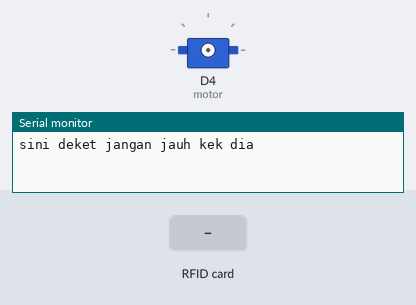
Simulated run of this sketch. Board: ESP8266 (NodeMCU). Shown: servo, the last lines printed to the serial monitor. The inputs (shaded band) are chosen by the test bench. WiFi joins after 1.5 s; servers stay silent unless stated.

Above: at 3.0 s.
3.1 s: RFID card AA A0 55 AD held to the reader
5.6 s: RFID card 5E 7A 19 C4 held to the reader
At 7.3 s:
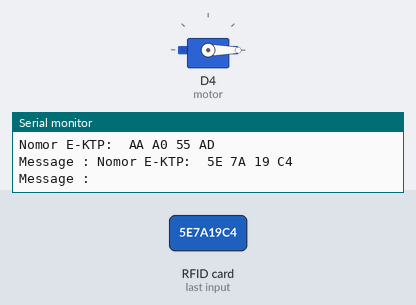
Timing chart, 0 to 8.8 s (numbered marks = the images above; inputs shaded):
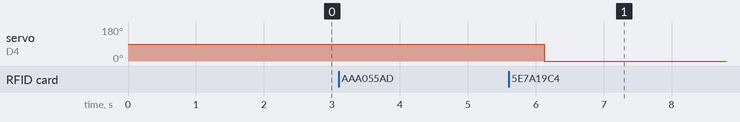

The sketch:

Buka_Tutup_Pintu.ino
```cpp
#define BLYNK_PRINT Serial

#include <SPI.h>
#include <ESP8266WiFi.h>
#include <BlynkSimpleEsp8266.h>
#include <MFRC522.h> // import file MFRC522 yang sudah kita install
#include <Servo.h>

char auth[] = "iUKOISC6l-AUjrnM7pdCoMKzexNKdwms";
char ssid[] = "Twig";
char pass[] = "Butterking16";

#define SDA_PIN D2 // mendefinisikan SDA pin ke D2
#define RST_PIN D1 // mendefinisikan RST pin ke D1
#define motor D4

Servo servo;

MFRC522 mfrc522(SDA_PIN, RST_PIN); //setting  mfrc dengan SDA dan RST
WidgetLCD lcd(V1);//setting LCD ke virtual 1 di aplikasi blynk


void setup() {
  Serial.begin(9600);
  SPI.begin(); // Initiate SPI bus
  Blynk.begin(auth, ssid, pass);
  mfrc522.PCD_Init(); // Inisiasi MFRC522 card pinMode(motor, OUTPUT);
  Serial.println("sini deket jangan jauh kek dia"); // pesan untuk mentap kartu
  Serial.println();
}

void loop() {
  // put your main code here, to run repeatedly:
  Blynk.run();
  if ( ! mfrc522.PICC_IsNewCardPresent()) {
    return;
  }
  if ( ! mfrc522.PICC_ReadCardSerial()) {
    return;
  }
  // menampilkan UID di serial Monitor
  Serial.print("Nomor E-KTP: ");
  String content = "";
  byte letter;

  // berfungsi untuk mengubah ID dari Kartu menjadi kode Hexa seperti 04 EA F0 2B
  for (byte i = 0; i < mfrc522.uid.size; i++) {
    Serial.print(mfrc522.uid.uidByte[i] < 0x10 ? " 0" : " ");
    Serial.print(mfrc522.uid.uidByte[i], HEX);
    content.concat(String(mfrc522.uid.uidByte[i] < 0x10 ? " 0" : " "));
    content.concat(String(mfrc522.uid.uidByte[i], HEX));
  }

  Serial.println();
  Serial.print("Message : ");
  content.toUpperCase(); // UID dijadikan Huruf besar semua

  if (content.substring(1) == "AA A0 55 AD") // masukkan ID kartu / E-KTP disini (dari kartu anda)
  {
    lcd.clear();
    lcd.print(0, 0, "WELCOME TO");
    lcd.print(0, 1, "FUCKING HELL");
    // Menampilkan UID di
    lcd.print(0, 1, content);
    delay(1000);

    buka();

  } else {
    lcd.clear();
    lcd.print(0, 0, "ANDA BUKAN GOLONGAN KAMI");
    lcd.print(0, 1, "TIDAK BOLEH MASUK");
  }

}

  void buka() { // membuat fungsi untuk menggerakkan servo
    servo.attach(motor);
    servo.write(90);
    delay(2000);
    servo.write(0);
  }
```
